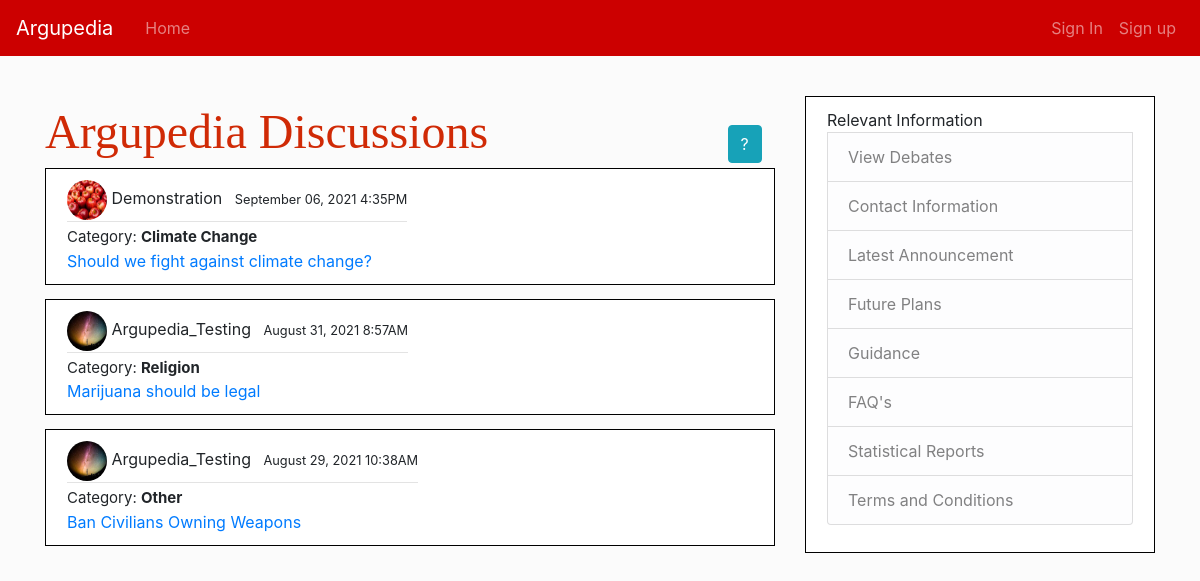
Page /argupedia/detail on the committed database.
### Argupedia/models.py (models this page shows, shortened)
class Arg_Posts(MPTTModel):
    argupedia_user = models.ForeignKey(User, on_delete=models.CASCADE, null=True)
    arg_date = models.DateTimeField(default=datetime.datetime.now)
    Argument_name_post = models.ForeignKey(Argument_Name, on_delete=models.CASCADE)
    information = models.TextField()
    argupedia_topic = models.TextField(blank=True)
    cqs = models.ForeignKey(CQ, null=True,
                                           on_delete=models.CASCADE,
                                          related_name="cqs")
    voteup = models.ManyToManyField(User, blank=True, related_name='voteup')
    votedown= models.ManyToManyField(User, blank=True, related_name='votedown')
    Categories = models.ForeignKey(Categories, null=True,on_delete=models.CASCADE)
    parent = TreeForeignKey("self", null=True, blank=True,
                            on_delete=models.CASCADE, related_name="children")

class ArgProfile(models.Model):
    specalist = models.CharField(max_length=40)
    user = models.OneToOneField(User, on_delete=models.CASCADE)
    pict = models.ImageField(default='default.png', upload_to='arguserpic')
    time = models.DateTimeField(default=datetime.datetime.now)

class Categories(models.Model):
    cat = models.TextField(blank=True)
    def __str__(self):
        return f"{self.cat}"

### Argupedia/views.py (the view)
# urls.py: path('argupedia/detail', debatehome.as_view(), name='argupedia-home'),
class debatehome(View):
    def get(self, request):
        debate_cases = {
            'debate_cases': Arg_Posts.objects.all().order_by('-arg_date')
        }
        order = ['arg_date']
        return render(request, "Argupedia/View_debates.html", debate_cases)

### Argupedia/templates/Argupedia/View_debates.html (shortened to what this page needs)
{% extends "Argupedia/base.html" %}
{% load static %}
{% block content %}
<font class="midfield"  face=" Impact " size="10px" color="#D02A06"> Argupedia Discussions</font>
<button type="button" class="btn btn-info" data-toggle="modal" data-target="#myModal" style="margin-left: 235px">?</button>
{% for arg in debate_cases %}
{% if arg.argupedia_topic == "" %}
<a></a>
{% else %}
 <article class="media buff">
     <div class="media-bone">
         <div class="article-metadata">
              <img class="rounded-circle article-img" src="{{ arg.argupedia_user.argprofile.pict.url }}" width ="40" height="40">
             <a class="mr-2" >{{ arg.argupedia_user }}</a>
             <small>{{ arg.arg_date|date:"F d, Y fA" }}</small>
         </div>
   <div   style=" font-size: 15px;">
      Category:  <strong>{{ arg.Categories}}</strong>
    </div>
         <a class="article-title" style="margin: 0 auto" href="{% url 'debate-view' arg.pk %}"> {{ arg.argupedia_topic }} <a>
     </div>
 </article>
{% endif %}
{% endfor %}
{%endblock%}

### Argupedia/templates/Argupedia/base.html (shortened to what this page needs)
{% load static %}
<!DOCTYPE html>
<html lang="en">
<head>
    <link rel="stylesheet" href="https://maxcdn.bootstrapcdn.com/bootstrap/4.0.0/css/bootstrap.min.css">
    <link rel="stylesheet" type="text/css" href="{%static 'Argupedia/csssheet.css' %}">
</head>
<bone>
      <nav class="navbar navbar-expand-md navbar-dark kings fixed-top">
          <a class="navbar-brand mr-4" href="/">Argupedia</a>
          <div class="collapse navbar-collapse" id="navbarToggle">
            <div class="navbar-nav mr-auto">
              <a class="nav-item nav-link" href="{% url 'arg-about' %}">Home</a>
            </div>
            <div class="navbar-nav">
                {% if user.is_authenticated %}
                    <a class="nav-item nav-link" href="{% url 'Arg-scheme' pk=100 %}">Create a Debate Topic</a>
                    <a class="nav-item nav-link" href="{% url 'signout' %}">Sign Out</a>
                     <a class="nav-item nav-link" href="{% url 'profile' %}">{{user.username}}</a>
                     <img class="rounded-circle article-img" src="{{ user.argprofile.pict.url }}" width ="40" height="40">
                {% else %}
                    <a class="nav-item nav-link" href="{% url 'signin' %}">Sign In</a>
                    <a class="nav-item nav-link" href="{% url 'register' %}">Sign up</a>
                {% endif %}
            </div>
          </div>
      </nav>
    <main role="main" class="container">
      <div class="row">
        <div class="col-lg-8">
          {% block content %}{% endblock %}
        </div>
        <div class="col-lg-4">
          <div class="buff">
            <font>Relevant Information</font>
              <ul class="list-group">
                <a class="list-group-item list-group-item-light" href="{% url 'argupedia-home' %}">View Debates</a>
                <a class="list-group-item list-group-item-light ayy" href="{% url 'contact-info' %}">Contact Information</a>
                <a class="list-group-item list-group-item-light" href="{% url 'arg-home' %}">Latest Announcement</a>
                <a class="list-group-item list-group-item-light" href="{% url 'future-home' %}">Future Plans</a>
                <a class="list-group-item list-group-item-light" href="{% url 'guidance' %}">Guidance</a>
                <a class="list-group-item list-group-item-light" href="{% url 'FAQ' %}">FAQ's</a>
                <a class="list-group-item list-group-item-light" href="{% url 'reports' %}">Statistical Reports</a>
                  <a class="list-group-item list-group-item-light" href="{% url 'Rules' %}">Terms and Conditions</a>
              </ul>
          </div>
        </div>
      </div>
    </main>
</bone>
</html>

### Argupedia/static/Argupedia/csssheet.css (style rules this page uses)
.kings { background-color: #cc0000; }
.buff { background: #ffffff; padding: 11px 21px; margin-bottom: 14px; border: 1px solid #000000; }
.article-metadata { padding-bottom: 1px; margin-bottom: 4px; border-bottom: 1px solid #e3e3e3 }
.midfield { margin: auto; }

### rows in the picture
Arg_Posts: argupedia_user.argprofile.pict (picture), argupedia_user "Demonstration", arg_date "September 06, 2021 4:35PM", Categories "Climate Change", argupedia_topic "Should we fight against climate change?"
Arg_Posts: argupedia_user.argprofile.pict (picture), argupedia_user "Argupedia_Testing", arg_date "August 31, 2021 8:57AM", Categories "Religion", argupedia_topic "Marijuana should be legal"
Arg_Posts: argupedia_user.argprofile.pict (picture), argupedia_user "Argupedia_Testing", arg_date "August 29, 2021 10:38AM", Categories "Other", argupedia_topic "Ban Civilians Owning Weapons"
